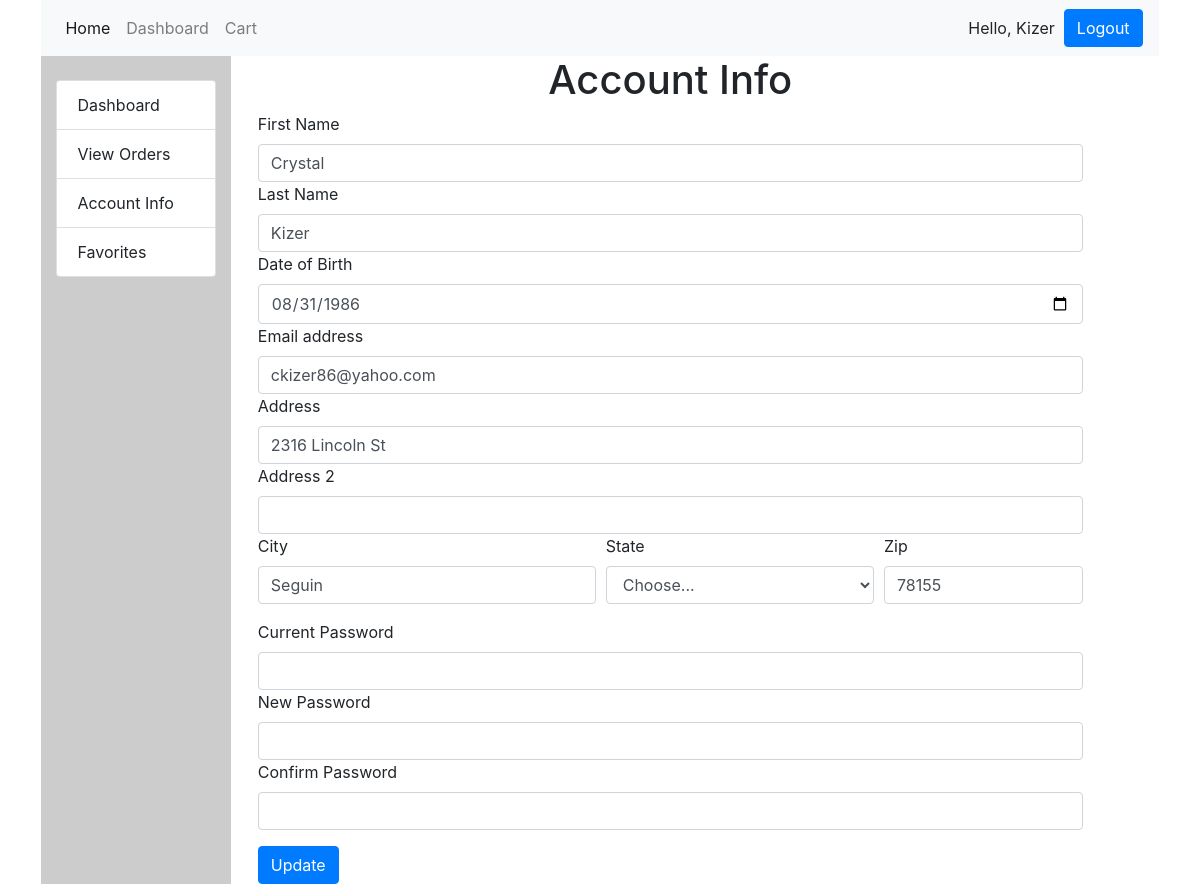
Screenshot of /dashboard/account (signed in) with the database file from the repository.
### store_app/models.py (models this page shows)
class User(models.Model):
    first_name = models.CharField(max_length=255)
    last_name = models.CharField(max_length=255)
    email = models.CharField(max_length=255)
    password = models.CharField(max_length=255)
    level = models.IntegerField(max_length=1, default=1)
    dob = models.DateField()
    address_1 = models.CharField(max_length=255)
    address_2 = models.CharField(max_length=255, default="")
    city = models.CharField(max_length=255)
    state = models.CharField(max_length=255)
    zip = models.IntegerField(max_length=5)
    created_at = models.DateTimeField(auto_now_add=True)
    updated_at = models.DateTimeField(auto_now=True)

### store_app/views.py (the view)
# urls.py: path('dashboard/account', views.accountinfo),
def accountinfo(request):
    if "user_id" not in request.session:
        return redirect ('/login')
    userid = request.session["user_id"]
    user = User.objects.get(id=userid)
    month = '{:02d}'.format(user.dob.month)
    day = '{:02d}'.format(user.dob.day)
    context = {
        "user": user,
        "month": month,
        "day": day,
    }
    return render(request, "accountinfo.html", context)

### store_app/templates/accountinfo.html (shortened to what this page needs)
<!DOCTYPE html>
<html lang="en">
<head>
    {% include 'headerimports.html' %}
</head>
<body>
    <div class="container">
        <div class="row">
            <div class="col-12 navbartop">
                {% include 'navbar.html' %}
            </div>
        </div>
        <div class="row">
            <div class="col-2 sidebar">
                <ul class="list-group cat-group">
                    <li class="list-group-item">Dashboard</li>
                    <li class="list-group-item">View Orders</li>
                    <li class="list-group-item">Account Info</li>
                    <li class="list-group-item">Favorites</li>
                </ul>
            </div>
            <div class="col-9 main">
                <h1 class="store-header">Account Info</h1>
                <form action="/accountupdate" method="post">
                    <div class="form-group">
                        <label for="first_name">First Name</label>
                        <input type="text" name="first_name" class="form-control" id="first_name" value="{{user.first_name}}">
                        <label for="first_name">Last Name</label>
                        <input type="text" name="last_name" class="form-control" id="last_name" value="{{user.last_name}}">
                        <label for="dob">Date of Birth</label>
                        <input type="date" name="dob" class="form-control" id="dob" value="{{user.dob.year}}-{{month}}-{{day}}">
                        <label for="exampleInputEmail1">Email address</label>
                        <input type="email" name="email" class="form-control" id="exampleInputEmail1" aria-describedby="emailHelp" value="{{user.email}}">
                        <label for="address1">Address</label>
                        <input type="text" name="address1" id="address1" class="form-control" value="{{user.address_1}}">
                        <label for="address2">Address 2</label>
                        <input type="text" name="address2" id="address2" class="form-control" value="{{user.address_2}}">
                        <div class="form-row">
                            <div class="form-group col-md-5">
                                <label for="inputCity">City</label>
                                <input name="city" type="text" class="form-control" id="inputCity" value="{{user.city}}">
                            </div>
                            <div class="form-group col-md-4">
                                <label for="inputState">State</label> {% include 'stateselect.html' %}
                            </div>
                            <div class="form-group col-md-3">
                                <label for="inputZip">Zip</label>
                                <input name="zip" type="text" class="form-control" id="inputZip" value="{{user.zip}}">
                            </div>
                        </div>
                        <label for="exampleInputPassword1">Current Password</label>
                        <input type="password" name="pw" class="form-control" id="exampleInputPassword1">
                        <label for="exampleInputPassword1">New Password</label>
                        <input type="password" name="new_pw" class="form-control" id="exampleInputPassword1">
                        <label for="exampleInputPassword1">Confirm Password</label>
                        <input type="password" name="confirm_pw" class="form-control" id="exampleInputPassword1">
                    </div>
                    <button type="submit" class="btn btn-primary">Update</button>
                </form>
            </div>
        </div>
    </div>
</body>
</html>

### store_app/templates/navbar.html (shortened to what this page needs)
<nav class="navbar navbar-expand-lg navbar-light bg-light">
    <div class="collapse navbar-collapse" id="navbarSupportedContent">
        <ul class="navbar-nav mr-auto">
            <li class="nav-item active">
                <a class="nav-link" href="/">Home <span class="sr-only">(current)</span></a>
            </li>
            <li class="nav-item">
                <a class="nav-link" href="/dashboard">Dashboard</a>
            </li>
            <li class="nav-item">
                <a class="nav-link" href="/cart">Cart</a>
            </li>
        </ul>
        {% if request.session.user_id %}Hello, {{request.session.username}} &nbsp; <a class="btn btn-primary" href="/logout" role="button">Logout</a>{% else %}<a class="btn btn-primary" href="/register" role="button">Register</a>&nbsp;<a class="btn btn-primary"
            href="/login" role="button">Login</a>{% endif %}
    </div>
</nav>

### store_app/static/css/style.css (style rules this page uses)
.sidebar { margin: 0 1%; background-color: #ccc; }
.cat-group { padding: 15% 0; }
.store-header { text-align: center; }
.navbartop { padding: 0 1%; }

### rows the page displays
User: session.username "Kizer", first_name "Crystal", last_name "Kizer", dob "08/31/1986", email "ckizer86@yahoo.com", address1 "2316 Lincoln St", city "Seguin", zip "78155"
